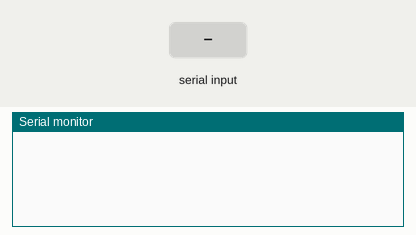
Simulated run of this sketch. Board: Arduino Uno, built with avr-gcc and run on an emulated ATmega328P. Parts: the last lines printed to the serial monitor. The inputs (shaded band) are chosen by the test bench.

Above: at 1.2 s.
1.3 s: "PUSH\n" received over Serial
At 2.1 s:
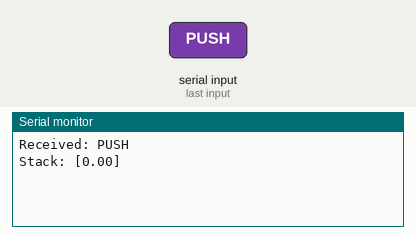
2.8 s: "POP\n" received over Serial
At 3.7 s:
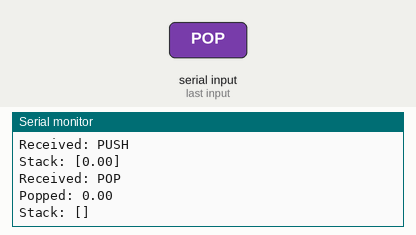
4.3 s: "ADD\n" received over Serial
At 5.4 s:
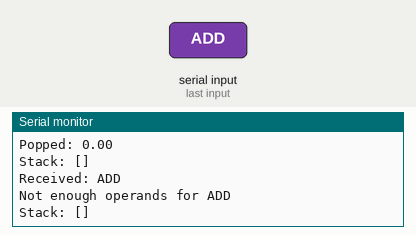
5.8 s: "MUL\n" received over Serial
At 6.6 s:
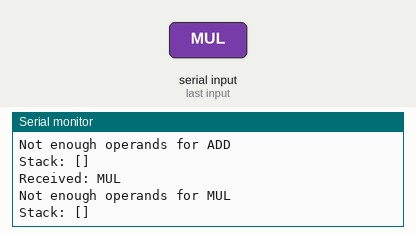
7.3 s: "DIV\n" received over Serial
At 7.7 s:
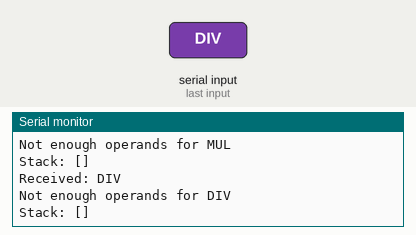
8.8 s: "90,45\n" received over Serial
At 9.9 s:
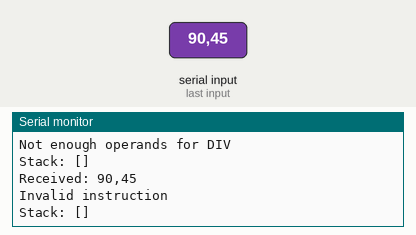

The sketch:

stack_machine.ino
```cpp
const int STACK_SIZE = 10;
float stack[STACK_SIZE];
int top = -1;

void push(float value) {
  if (top < STACK_SIZE - 1) {
    top++;
    stack[top] = value;
  }
}

float pop() {
  if (top >= 0) {
    float value = stack[top];
    top--;
    return value;
  }
  return 0.0;
}

void setup() {
  Serial.begin(9600);
}

void loop() {
  if (Serial.available() > 0) {
    String instruction = Serial.readStringUntil('\n');
    executeInstruction(instruction);
  }
}

void executeInstruction(String instruction) {
  instruction.trim();
  Serial.print("Received: ");
  Serial.println(instruction);

  if (instruction.startsWith("PUSH")) {
    float value = instruction.substring(5).toFloat();
    push(value);
  } else if (instruction == "POP") {
    float value = pop();
    Serial.print("Popped: ");
    Serial.println(value);
  } else if (instruction == "ADD") {
    if (top >= 1) {
      float b = pop();
      float a = pop();
      push(a + b);
    } else {
      Serial.println("Not enough operands for ADD");
    }
  } else if (instruction == "MUL") {
    if (top >= 1) {
      float b = pop();
      float a = pop();
      push(a * b);
    } else {
      Serial.println("Not enough operands for MUL");
    }
  } else if (instruction == "DIV") {
    if (top >= 1) {
      float b = pop();
      float a = pop();
      if (b != 0) {
        push(a / b);
      } else {
        Serial.println("Division by zero");
      }
    } else {
      Serial.println("Not enough operands for DIV");
    }
  } else {
    Serial.println("Invalid instruction");
  }

  Serial.print("Stack: [");
  for (int i = 0; i <= top; i++) {
    Serial.print(stack[i]);
    if (i < top) {
      Serial.print(", ");
    }
  }
  Serial.println("]");
}
```

Measured:
- after the input at 1.3 s, the serial monitor: prints a new line at once (image 1)
- after the input at 2.8 s, the serial monitor: prints a new line at once (image 2)
- after the input at 4.3 s, the serial monitor: prints a new line at once (image 3)
- after the input at 5.8 s, the serial monitor: prints a new line at once (image 4)
- after the input at 7.3 s, the serial monitor: prints a new line at once (image 5)
- after the input at 8.8 s, the serial monitor: prints a new line at once (image 6)
